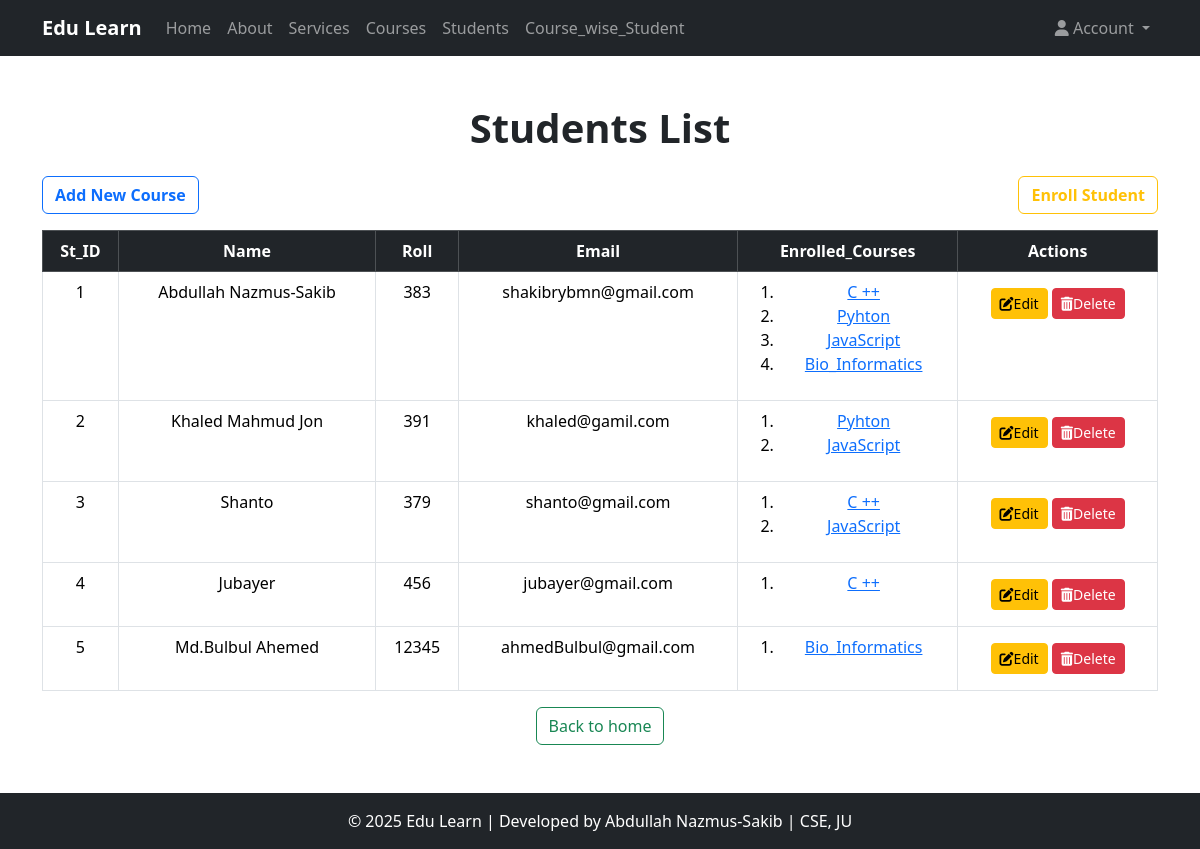
/student_list/ (signed in), run on an earlier commit of the app's database.
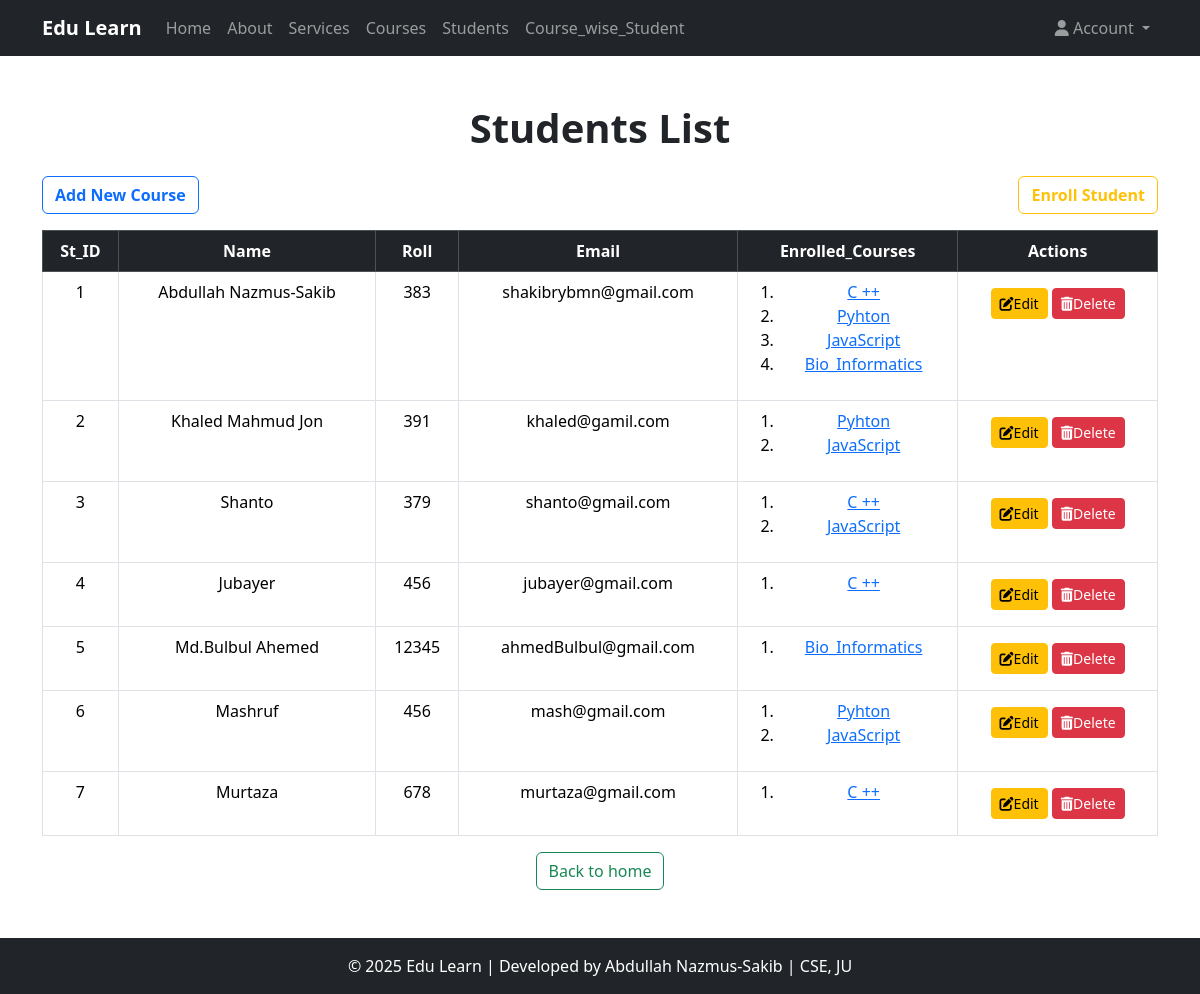
And on a later commit of the database.
### Course_app/models.py (models this page shows, shortened)
class Student(models.Model):
    name = models.CharField(max_length=30)
    roll = models.IntegerField()
    email = models.EmailField(max_length=60,unique=True)
    enrolled_courses = models.ManyToManyField(Course, related_name="students")  # ✅ Changed related_name to plural

class Course(models.Model):
    title = models.CharField(max_length=25)
    descriptions = models.TextField()
    durations = models.IntegerField(help_text="Durations in hours")
    thumbnail = models.ImageField(upload_to="courses_thumbnail/", null=True, blank=True)

### Course_app/views.py (the view)
# urls.py: path('student_list/',views.student_list,name='student_list'),
@login_required(login_url='login_user')
def student_list(request):
    students = Student.objects.all()
    context = {
        'check':1,
        'students':students
    }
    return render(request,html_path_for_student_list,context)

### templates/Course_app/student_list.html (shortened to what this page needs)
{% extends 'Course_app/base.html' %}
{% block content %}
<div class="text-center mb-4">
    <h1 class="fw-bold">
    {% if check == 2 %}
    Enrolled Student of
    <span class="text-danger">"{{course.title}}"</span> Course
    {% elif check == 3 %}
        Student Information
    {% elif check == 1 %}
    Students List
    {% endif %}
    </h1>
</div>
<div class="d-flex justify-content-between">
    <a href="{% url 'create_course' %}" class="btn btn-outline-primary fw-bold mb-3">Add New Course</a>
    <a href="{% url 'Enroll_student' %}" class="btn btn-outline-warning fw-bold mb-3">Enroll Student</a>
</div>
<table class="table table-bordered table-hover text-center">
    <thead class="table-dark">
        <tr>
            <th>St_ID</th>
            <th>Name</th>
            <th>Roll</th>
            <th>Email</th>
            <th>Enrolled_Courses</th>
            <th>Actions</th>
        </tr>
    </thead>
    <tbody>
        {% if check == 3 %}
        <tr>
            <td>{{ student.id }}</td>
            <td>{{ student.name }}</td>
            <td>{{ student.roll }}</td>
            <td>{{ student.email }}</td>
            <td>
                <ol>
                    {% for course in student.enrolled_courses.all %}
                    <li><a href="{% url 'coursedetails' course.id %}">{{course.title}}</a></li>
                    {% endfor %}
                </ol>
            </td>
             <td>
                <a href="{% url 'update_student' student.id %}" class="btn btn-sm btn-warning my-2"><i class='fas fa-edit'></i>Edit</a>
                <form action="{% url 'delete_student' student.id %}" class="d-inline">
                    <button type="submit" class="btn btn-danger btn-sm"><i class="fas fa-trash-alt"></i>Delete</button>
                </form>
            </td>
        </tr>
        {% else %}
        {% for student in students %}
        <tr>
            <td>{{ forloop.counter }}</td>
            <td>{{ student.name }}</td>
            <td>{{ student.roll }}</td>
            <td>{{ student.email }}</td>
            <td>
                <ol>
                    {% for course in student.enrolled_courses.all %}
                    <li><a href="{% url 'coursedetails' course.id %}">{{course.title}}</a></li>
                    {% endfor %}
                </ol>
            </td>
             <td>
                <a href="{% url 'update_student' student.id %}" class="btn btn-sm btn-warning my-2"><i class='fas fa-edit'></i>Edit</a>
                <form action="{% url 'delete_student' student.id %}" class="d-inline">
                    <button type="submit" class="btn btn-danger btn-sm"><i class="fas fa-trash-alt"></i>Delete</button>
                </form>
            </td>
        </tr>
        {% endfor %}
        {% endif %}
    </tbody>
</table>
<div class="d-flex justify-content-center">
    <a href="{% url 'course_list' %}" class="btn btn-outline-success ">Back to home</a>
</div>
{% endblock content %}

### templates/Course_app/base.html (shortened to what this page needs)
<!DOCTYPE html>
<html lang="en">
<head>
    {% load static %}
    <link href="https://cdn.jsdelivr.net/npm/bootstrap@5.3.3/dist/css/bootstrap.min.css" rel="stylesheet">
    <link rel="stylesheet" href="{% static 'Course_app/css/base.css' %}">
    <link rel="stylesheet" href="https://cdnjs.cloudflare.com/ajax/libs/font-awesome/6.7.2/css/all.min.css">
</head>
<body>
    {% include 'Course_app/navbar.html' %}
    <div class="container my-5 content-wrapper">
        {% block content %}{% endblock content %}
    </div>
    <footer class="bg-dark text-white text-center py-3">
        <p class="mb-0">&copy; 2025 Edu Learn | Developed by Abdullah Nazmus-Sakib | CSE, JU</p>
    </footer>
</body>
</html>

### templates/Course_app/navbar.html (shortened to what this page needs)
<nav class="navbar navbar-expand-lg navbar-dark bg-dark">
    <div class="container">
        <a class="navbar-brand fw-bold" href="{% url 'course_list' %}">Edu Learn</a>
        <div class="collapse navbar-collapse" id="navbarNav">
            <ul class="navbar-nav me-auto">
                <li class="nav-item">
                    <a class="nav-link {% if request.path == '/' %}active{% endif %}" href="{% url 'course_list' %}">Home</a>
                </li>
                <li class="nav-item">
                    <a class="nav-link" href="{% url 'about' %}">About</a>
                </li>
                <li class="nav-item">
                    <a class="nav-link" href="{% url 'services' %}">Services</a>
                </li>
                <li class="nav-item">
                    <a class="nav-link" href="{% url 'course_list' %}">Courses</a>
                </li>
                <li class="nav-item">
                    <a class="nav-link" href="{% url 'student_list' %}">Students</a>
                </li>
                <li class="nav-item">
                    <a class="nav-link" href="{% url 'Course_wise_Student' %}">Course_wise_Student</a>
                </li>
            </ul>
            <ul class="navbar-nav">
                <li class="nav-item dropdown">
                    <a class="nav-link dropdown-toggle" href="#" id="userDropdown" role="button" data-bs-toggle="dropdown" aria-expanded="false">
                        <i class="fas fa-user"></i> Account
                    </a>
                </li>
            </ul>
        </div>
    </div>
</nav>

### static/Course_app/css/base.css (style rules this page uses)
html, body { height: 100%; }
body { display: flex; flex-direction: column; }
.content-wrapper { flex: 1; }
footer { margin-top: auto; }

What changed in the data, as far as the page shows it:
added Student: name "Mashruf", roll "456", email "mash@gmail.com", Course (title "Pyhton"), Course (title "JavaScript")
added Student: name "Murtaza", roll "678", email "murtaza@gmail.com", Course (title "C ++")
